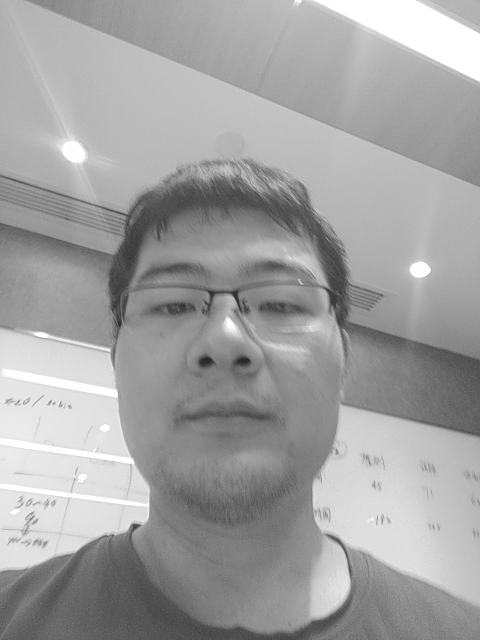
#> input picture python/test.png, 480 x 640 px, given in place of the camera
$ python video.py
#> lines starting #> are read from the running program, lines starting #| are printed output that depends on the picture
### utils/libs/imgproc.py
import cv2
import numpy as np
import scipy.signal as sign
from .decorators import timer


def as_img(ndarray):
    img = np.clip(ndarray, 0, 255)
    return img.astype('uint8')


def normalize(img):
    """
    img: hwc
    """
    h, w, c = img.shape
    img = img.reshape(h*w,c)
    img = (img - img.mean(axis=0, keepdims=True)) / img.std(axis=0, keepdims=True)
    return img.reshape(h, w, c)


@timer
def conv2d(img, kernel):
    """
    kernel: iohw
    img: hwc
    """
    in_, out_, _, _ = kernel.shape
    re_ = []
    for j in range(out_):
        tmp = 0
        for i in range(in_):
            tmp += sign.convolve2d(img[:,:,i], kernel[i,j], mode='same')
        re_.append(tmp)
    return np.array(re_).transpose(1,2,0)


# [43 lines left out: functions slice_window, formula_size, gamma_lighter, not called in this run]

def norm(arr):
    return ((arr - arr.mean()) / arr.std() + 2)*0.1 + arr / 255 * 0.6

def norm_uv(arr):
    return ((arr - arr.mean()) / arr.std() + 3) / 6 * 0.2 + arr / 255 * 0.8

# [27 lines left out: functions lighter, lighter_yuv, not called in this run]


# [2 lines that do not run on import are left out]

### utils/libs/decorators.py
import time
import functools
import numpy as np
import os

def timer(func):
    @functools.wraps(func)
    def fuck(*args, **kargs):
        a = time.time()
        re = func(*args, **kargs)
        b = time.time()
        c = b - a
        if os.getenv('DEBUG', 0):
            print('%s cost time %s' % (func.__name__, c))
        return re
    return fuck

### video.py
import cv2
import numpy as np
import os
from utils.libs.imgproc import conv2d, normalize


np.random.seed(0)


def asInt8(img):
    img = np.clip(img, 0, 255)
    return img.astype('uint8')


class VideoPlay:
    def __init__(self, src, kernel=None, depth=1, size=3):
        self.src = cv2.VideoCapture(src)
        self.window = cv2.namedWindow('x')
        if kernel is not None:
            assert kernel.ndim == 5
            depth = kernel.shape[0]
            size = kernel.shape[-1]
        self.filter = kernel
        self.depth = depth
        self.size = size

    @property
    def shape(self):
        if self.src.isOpened():
            ret, frame = self.src.read()
            return frame.shape[:2]
        else:
            return None

    def play_otsu(self):
        while self.src.isOpened():
            ret, frame = self.src.read()
            if ret:
                gray = cv2.cvtColor(frame, cv2.COLOR_BGR2GRAY)
                blur = cv2.GaussianBlur(gray, (5,5), 0)
                ret, mask = cv2.threshold(blur, 0, 255, cv2.THRESH_OTSU+cv2.THRESH_BINARY)
                show = np.concatenate([gray, mask], axis=1)
                cv2.imshow('x', show)
                key = cv2.waitKey(30)
                if key == ord('q'):
                    return 1
        return -1

    def play(self):
        if self.filter is None:
            kernel = np.random.normal(0, 1, (self.depth, 3,3,self.size, self.size)) / np.sqrt(27)
        else:
            kernel = self.filter
        while self.src.isOpened():
            ret, frame = self.src.read()
#> frame is the input picture: shape (640, 480, 3); min 35, max 255, mean 161.8
            if ret:
                frame = cv2.resize(frame, (frame.shape[1]//2, frame.shape[0]//2))
#> frame: shape (320, 240, 3)
                modify = (frame - 128.0) / 128.0
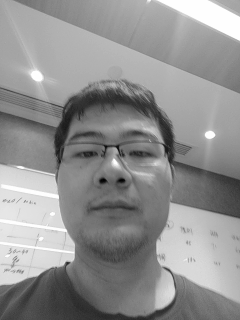
#> modify: shape (320, 240, 3) float64; min -0.703, max 0.992, mean 0.265; drawn with min black and max white
                alpha = 0.05
                for i in range(self.depth):
                    modify = conv2d(modify, kernel[i])
                    modify = normalize(modify)
                    modify[modify<0] *= (1+alpha)
                    modify[modify>0] *= 2
#> this loop made 4 passes
#> pass 1, in play, `modify = conv2d(modify, kernel[i])`:
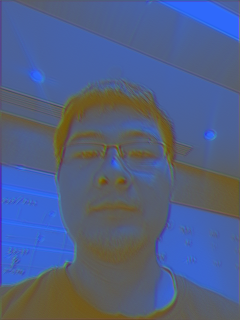
#> modify: shape (320, 240, 3) float64; mean B, G, R 0.869, 0.0722, -0.244; drawn with min black and max white
#> pass 1, in play, `modify = normalize(modify)`:
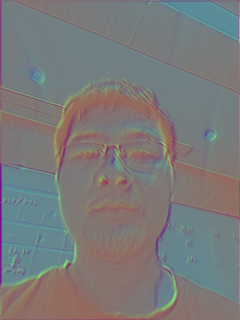
#> modify: shape (320, 240, 3) float64; mean B, G, R 1.18e-16, 3.55e-17, 0; drawn with min black and max white
#> pass 2, in play, `modify = conv2d(modify, kernel[i])`:
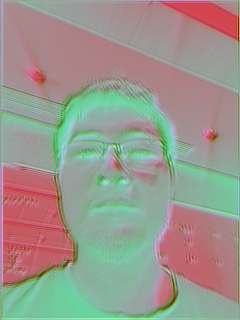
#> modify: shape (320, 240, 3) float64; mean B, G, R -1.29, -0.464, -0.0943; drawn with min black and max white
#> after the loop:
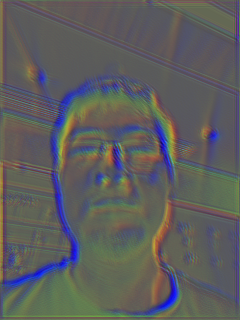
#> modify: shape (320, 240, 3) float64; mean B, G, R 0.294, 0.31, 0.285; drawn with min black and max white

                modify = (normalize(modify) + 2)/4 * 255
                modify = asInt8(modify)
#> in asInt8, `img = np.clip(img, 0, 255)`:
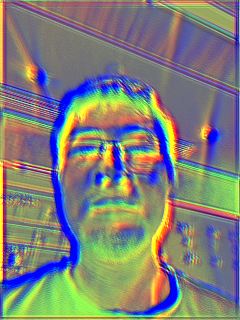
#> img: shape (320, 240, 3) float64; mean of channels 0, 1, 2 122.8, 127.8, 127; drawn as B, G, R
                # [9 lines of commented-out code are left out]
                frame = np.concatenate([modify, frame], axis=1)
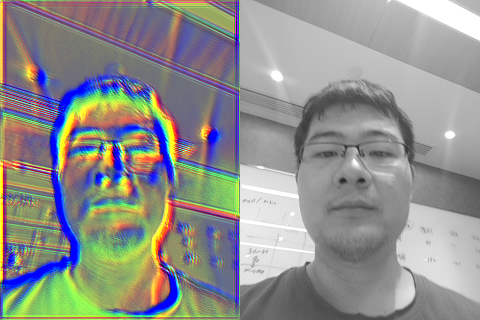
#> frame: shape (320, 480, 3); mean B, G, R 142.2, 144.7, 144.3
                cv2.imshow('x', frame)
                key = cv2.waitKey(30)
#> (key q is pressed here)
                if key == ord('q'):
                    return 1
        return -1


if __name__ == '__main__':
    play = VideoPlay(0, depth=4, size=5)
    L = play.play()
